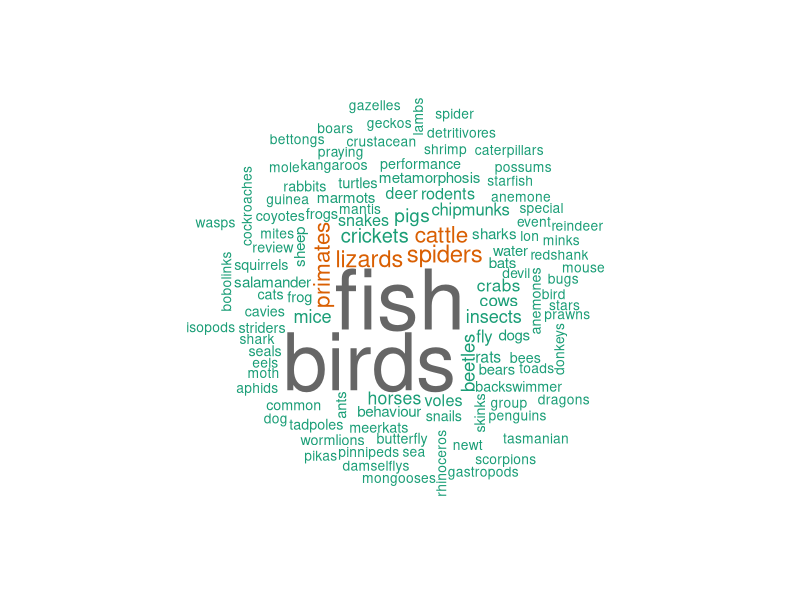
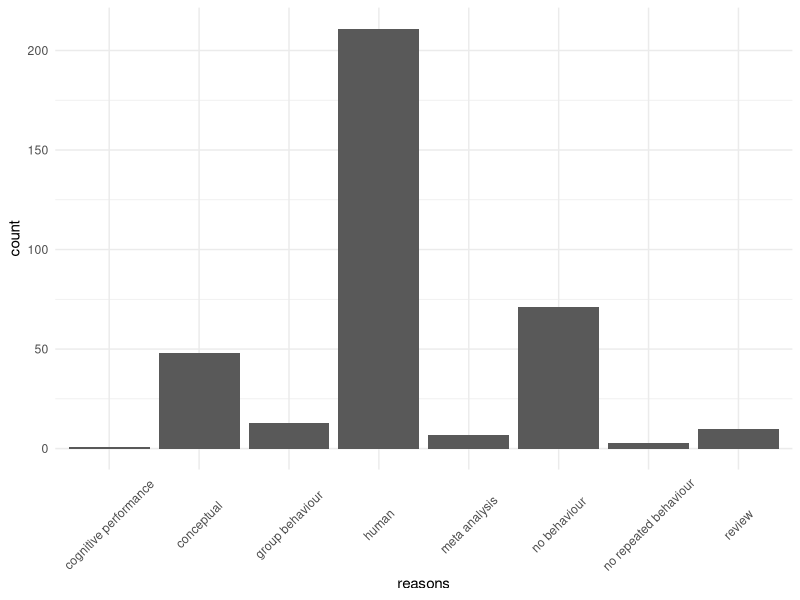
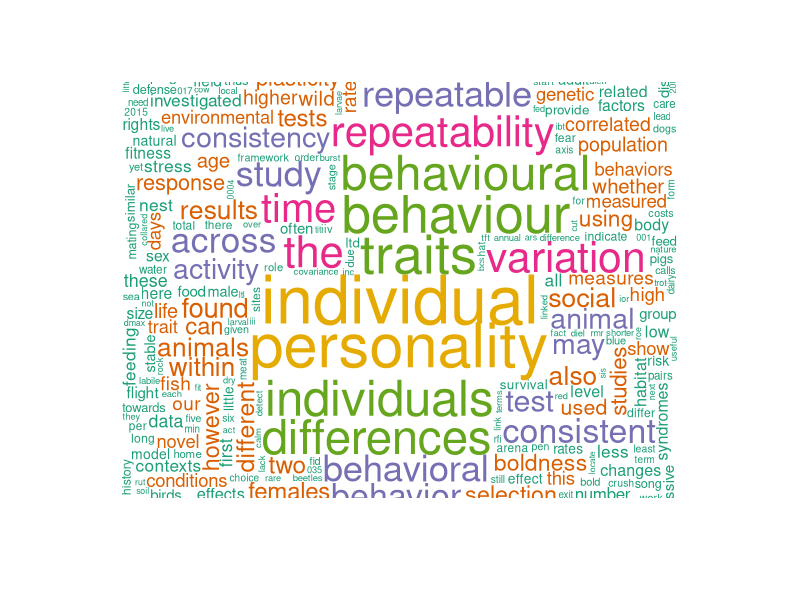
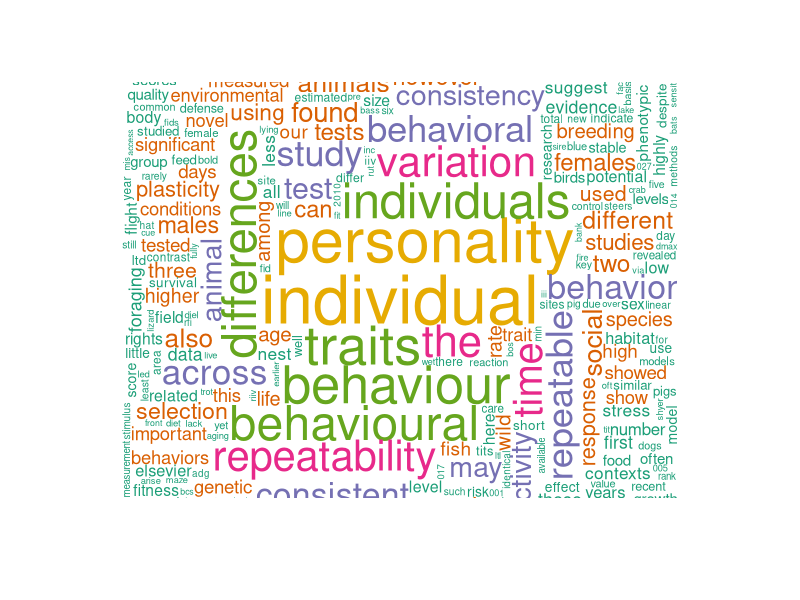

These charts were generated, in order, by the following R code: (Note: this script raises an error after producing the figures.)
# explore accepted literature using some wordclouds

library(tidyverse)
library(stringr)
library(wordcloud)

ray_data <- read_csv("data/rayyan_annotated_literature.csv")
names(ray_data)
notes <- ray_data$notes

inclusion_labels <- str_split(notes, "RAYYAN-LABELS: ") %>% 
        lapply(function(x) x[2]) %>% 
        unlist() %>% 
        str_replace(" \\| RAYYAN-EXCLUSION-REASONS: ", ",") %>% # only twice or so in the data
        str_split(",") %>% 
        unlist() %>% 
        .[!is.na(.)] %>% 
        .[!(. == "longer period")] %>% 
        wordcloud(colors=brewer.pal(15,"Dark2"), scale = c(5, 0.8), random.order=FALSE, min.freq = 1)
inclusion_labels

exclusion_labels <- str_split(notes, "RAYYAN-EXCLUSION-REASONS: ") %>% 
    lapply(function(x) x[2]) %>% 
    unlist() %>% 
    str_split(",") %>% 
    unlist() %>% 
    .[!is.na(.)] %>% 
    tibble(reasons = .) %>% 
    ggplot(aes(x = reasons)) + 
    geom_histogram( stat="count") +
    theme_minimal() +
    theme(axis.text.x = element_text(angle = 45, vjust=0.5))
exclusion_labels 


# wordcloud of longer period studies
abstract_wordcloud_included <- ray_data %>% 
    filter(str_detect(notes, "true")) %>% 
    filter(str_detect(notes, "longer period"))

wordcloud(paste(abstract_wordcloud_included$abstract, collapse = " "),  
    colors=brewer.pal(6,"Dark2"),random.order=FALSE)
wordcloud(abstract_wordcloud_included$abstract,   
    colors=brewer.pal(6,"Dark2"),random.order=FALSE)

included <- notes[str_detect(string = notes, "true")]

included_lables <- str_locate(included, "RAYYAN-LABELS:")
included_lables <- substring(included, c(included:40))
